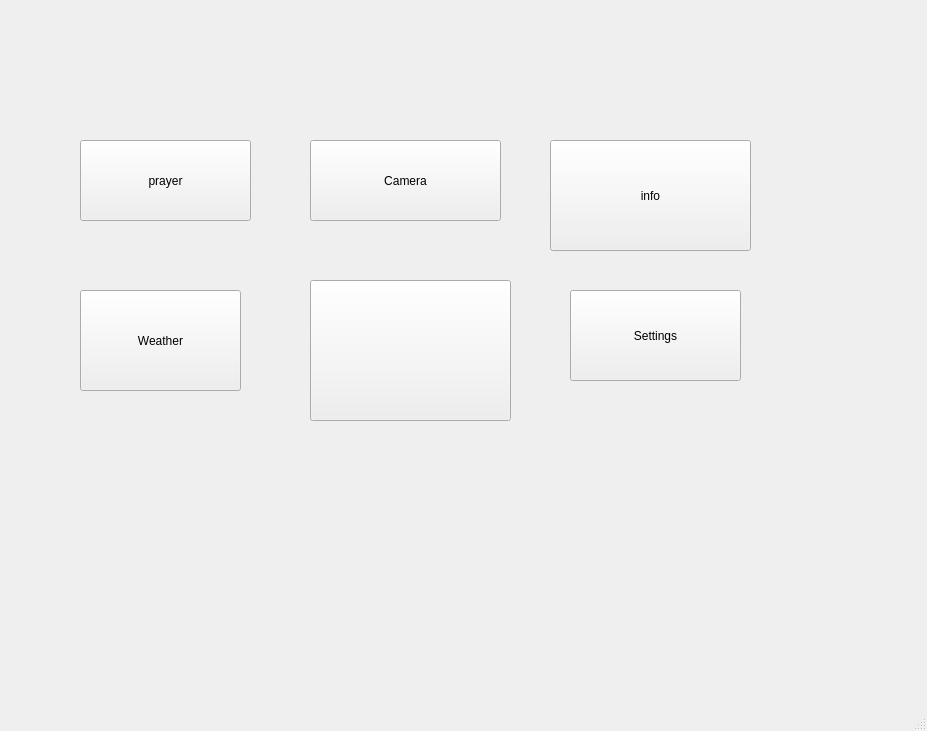
<?xml version="1.0" encoding="UTF-8"?>
<ui version="4.0">
 <class>MainWindow</class>
 <widget class="QMainWindow" name="MainWindow">
  <property name="geometry">
   <rect>
    <x>0</x>
    <y>0</y>
    <width>927</width>
    <height>731</height>
   </rect>
  </property>
  <property name="windowTitle">
   <string>MainWindow</string>
  </property>
  <widget class="QWidget" name="centralwidget">
   <widget class="QStackedWidget" name="FirstStack">
    <property name="geometry">
     <rect>
      <x>10</x>
      <y>10</y>
      <width>891</width>
      <height>621</height>
     </rect>
    </property>
    <property name="minimumSize">
     <size>
      <width>291</width>
      <height>211</height>
     </size>
    </property>
    <property name="maximumSize">
     <size>
      <width>891</width>
      <height>621</height>
     </size>
    </property>
    <property name="currentIndex">
     <number>0</number>
    </property>
    <widget class="QWidget" name="MainButtons">
     <widget class="QPushButton" name="pushButton">
      <property name="geometry">
       <rect>
        <x>70</x>
        <y>130</y>
        <width>171</width>
        <height>81</height>
       </rect>
      </property>
      <property name="text">
       <string>prayer</string>
      </property>
     </widget>
     <widget class="QPushButton" name="pushButton_3">
      <property name="geometry">
       <rect>
        <x>300</x>
        <y>130</y>
        <width>191</width>
        <height>81</height>
       </rect>
      </property>
      <property name="text">
       <string>Camera</string>
      </property>
     </widget>
     <widget class="QLabel" name="DateTime">
      <property name="geometry">
       <rect>
        <x>50</x>
        <y>20</y>
        <width>201</width>
        <height>71</height>
       </rect>
      </property>
      <property name="text">
       <string/>
      </property>
     </widget>
     <widget class="QLabel" name="Digital_Clock">
      <property name="geometry">
       <rect>
        <x>390</x>
        <y>10</y>
        <width>201</width>
        <height>81</height>
       </rect>
      </property>
      <property name="text">
       <string/>
      </property>
     </widget>
     <widget class="QPushButton" name="pushButton_7">
      <property name="geometry">
       <rect>
        <x>70</x>
        <y>280</y>
        <width>161</width>
        <height>101</height>
       </rect>
      </property>
      <property name="text">
       <string>Weather</string>
      </property>
     </widget>
     <widget class="QPushButton" name="pushButton_8">
      <property name="geometry">
       <rect>
        <x>300</x>
        <y>270</y>
        <width>201</width>
        <height>141</height>
       </rect>
      </property>
      <property name="sizePolicy">
       <sizepolicy hsizetype="Minimum" vsizetype="Minimum">
        <horstretch>0</horstretch>
        <verstretch>0</verstretch>
       </sizepolicy>
      </property>
      <property name="minimumSize">
       <size>
        <width>91</width>
        <height>81</height>
       </size>
      </property>
      <property name="toolTip">
       <string>&lt;!DOCTYPE HTML PUBLIC &quot;-//W3C//DTD HTML 4.0//EN&quot; &quot;http://www.w3.org/TR/REC-html40/strict.dtd&quot;&gt;
&lt;html&gt;&lt;head&gt;&lt;meta name=&quot;qrichtext&quot; content=&quot;1&quot; /&gt;&lt;meta charset=&quot;utf-8&quot; /&gt;&lt;style type=&quot;text/css&quot;&gt;
p, li { white-space: pre-wrap; }
hr { height: 1px; border-width: 0; }
li.unchecked::marker { content: &quot;\2610&quot;; }
li.checked::marker { content: &quot;\2612&quot;; }
&lt;/style&gt;&lt;/head&gt;&lt;body style=&quot; font-family:'Sans'; font-size:10pt; font-weight:400; font-style:normal;&quot;&gt;
&lt;p style=&quot;-qt-paragraph-type:empty; margin-top:0px; margin-bottom:0px; margin-left:0px; margin-right:0px; -qt-block-indent:0; text-indent:0px;&quot;&gt;&lt;br /&gt;&lt;/p&gt;&lt;/body&gt;&lt;/html&gt;</string>
      </property>
      <property name="autoFillBackground">
       <bool>true</bool>
      </property>
      <property name="text">
       <string/>
      </property>
     </widget>
     <widget class="QPushButton" name="pushButton_9">
      <property name="geometry">
       <rect>
        <x>540</x>
        <y>130</y>
        <width>201</width>
        <height>111</height>
       </rect>
      </property>
      <property name="text">
       <string>info</string>
      </property>
     </widget>
     <widget class="QPushButton" name="pushButton_10">
      <property name="geometry">
       <rect>
        <x>560</x>
        <y>280</y>
        <width>171</width>
        <height>91</height>
       </rect>
      </property>
      <property name="text">
       <string>Settings</string>
      </property>
     </widget>
    </widget>
    <widget class="QWidget" name="Camera">
     <widget class="QPushButton" name="pushButton_4">
      <property name="geometry">
       <rect>
        <x>60</x>
        <y>20</y>
        <width>201</width>
        <height>131</height>
       </rect>
      </property>
      <property name="text">
       <string>Start Camera</string>
      </property>
     </widget>
     <widget class="QPushButton" name="pushButton_5">
      <property name="geometry">
       <rect>
        <x>400</x>
        <y>20</y>
        <width>201</width>
        <height>131</height>
       </rect>
      </property>
      <property name="text">
       <string>Stop Camera</string>
      </property>
     </widget>
     <widget class="QWidget" name="widget" native="true">
      <property name="geometry">
       <rect>
        <x>80</x>
        <y>190</y>
        <width>531</width>
        <height>231</height>
       </rect>
      </property>
     </widget>
     <widget class="QPushButton" name="pushButton_6">
      <property name="geometry">
       <rect>
        <x>330</x>
        <y>440</y>
        <width>111</width>
        <height>71</height>
       </rect>
      </property>
      <property name="text">
       <string>Home</string>
      </property>
     </widget>
     <zorder>pushButton_4</zorder>
     <zorder>widget</zorder>
     <zorder>pushButton_6</zorder>
     <zorder>pushButton_5</zorder>
    </widget>
    <widget class="QWidget" name="PrayerTimes">
     <widget class="QLabel" name="label">
      <property name="geometry">
       <rect>
        <x>20</x>
        <y>20</y>
        <width>121</width>
        <height>18</height>
       </rect>
      </property>
      <property name="text">
       <string/>
      </property>
     </widget>
     <widget class="QLabel" name="label_2">
      <property name="geometry">
       <rect>
        <x>20</x>
        <y>50</y>
        <width>161</width>
        <height>18</height>
       </rect>
      </property>
      <property name="maximumSize">
       <size>
        <width>161</width>
        <height>18</height>
       </size>
      </property>
      <property name="text">
       <string/>
      </property>
     </widget>
     <widget class="QLabel" name="label_3">
      <property name="geometry">
       <rect>
        <x>20</x>
        <y>80</y>
        <width>141</width>
        <height>18</height>
       </rect>
      </property>
      <property name="text">
       <string/>
      </property>
     </widget>
     <widget class="QLabel" name="label_4">
      <property name="geometry">
       <rect>
        <x>20</x>
        <y>110</y>
        <width>191</width>
        <height>18</height>
       </rect>
      </property>
      <property name="text">
       <string/>
      </property>
     </widget>
     <widget class="QLabel" name="label_5">
      <property name="geometry">
       <rect>
        <x>20</x>
        <y>140</y>
        <width>151</width>
        <height>41</height>
       </rect>
      </property>
      <property name="text">
       <string/>
      </property>
     </widget>
     <widget class="QPushButton" name="pushButton_2">
      <property name="geometry">
       <rect>
        <x>530</x>
        <y>340</y>
        <width>251</width>
        <height>171</height>
       </rect>
      </property>
      <property name="text">
       <string>Home</string>
      </property>
     </widget>
    </widget>
    <widget class="QWidget" name="Weather"/>
   </widget>
  </widget>
  <widget class="QMenuBar" name="menubar">
   <property name="geometry">
    <rect>
     <x>0</x>
     <y>0</y>
     <width>927</width>
     <height>23</height>
    </rect>
   </property>
  </widget>
  <widget class="QStatusBar" name="statusbar"/>
 </widget>
 <resources/>
 <connections/>
</ui>
